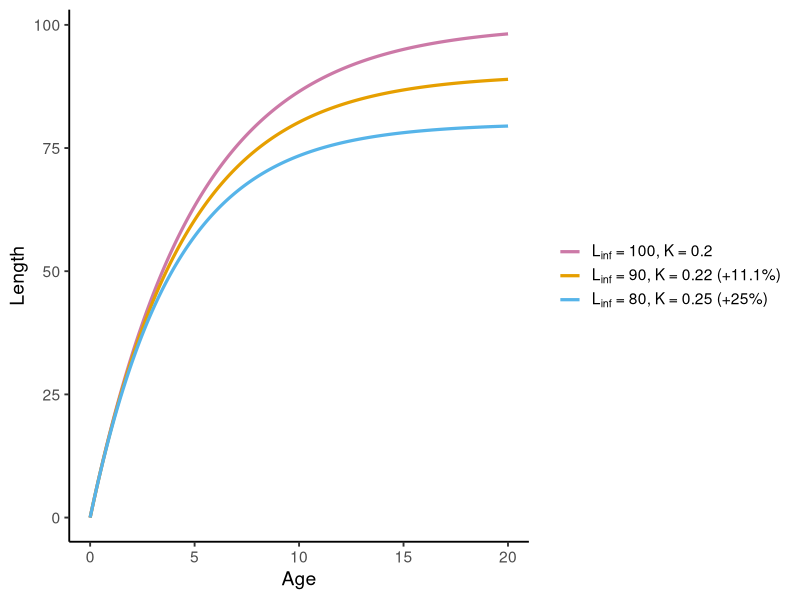

Write the R code that produced this figure.
## ---- chunk 1
knitr::opts_chunk$set(echo = TRUE, message = FALSE, warning = FALSE)
## ---- chunk 2
library(tidyverse)
library(here)
## ---- chunk 3

# Define base parameters
Linf <- 100    # asymptotic length
K <- 0.2       # growth coefficient
t0 <- 0        # theoretical age at length 0

# Ages to calculate
ages <- seq(0, 20, 0.001)

# VBGF function
vb <- function(age, Linf, K, t0) {
  Linf * (1 - exp(-K * (age - t0)))
}

# Initial growth rate (dL/dt at age 0)
growth_rate0 <- K * Linf * exp(K * t0)

# Define scenarios with adjusted Linf and K
scenarios <- data.frame(
  Linf = c(Linf, 0.9*Linf, 0.8*Linf)
) %>%
  mutate(
    K = growth_rate0 / (Linf * exp(K * t0)),   # adjust K
    perc_change = (K / 0.2 - 1) * 100,         # % change from baseline
    label = paste0("Linf = ", Linf,
                   ", K = ", round(K,3),
                   " (", round(perc_change,1), "%)")
  )

# Generate growth curves
curves <- scenarios %>%
  rowwise() %>%
  mutate(data = list(
    data.frame(
      Age = ages,
      Length = vb(ages, Linf, K, t0),
      Curve = label
    )
  )) %>%
  pull(data) %>%
  bind_rows()%>% 
  mutate(legend = case_when(Curve == "Linf = 100, K = 0.2 (0%)" ~ "100", 
                            Curve == "Linf = 90, K = 0.222 (11.1%)" ~ "90",
                            Curve == "Linf = 80, K = 0.25 (25%)" ~ "80"))
  
curves$legend <- factor(curves$legend, levels = c("100", "90", "80"), ordered = T)
  
cbPalette <- c("#CC79A7", "#E69F00", "#56B4E9", "#009E73", "#F0E442", "#0072B2", "#D55E00","#000000" )


plot <- ggplot(curves, aes(x = Age, y = Length, colour = legend)) +
  geom_line(size=1.1) +
  theme_classic(base_size = 14) +
  labs(x="Age", y="Length") +
  scale_color_manual(
    values = cbPalette,
    labels = c(
      "100" = expression("L"[inf]*" = 100, K = 0.2"), 
      "90"  = expression("L"[inf]*" = 90, K = 0.22 (+11.1%)"),
      "80"  = expression("L"[inf]*" = 80, K = 0.25 (+25%)")
    )
  ) +
  theme(legend.title = element_blank())

project_dir <- here::here()
plot_path <- file.path(project_dir, "03_graphics", "absolute_growth_Vs_K.png")

ggsave(plot_path, 
       plot,
       width = 17, height = 8, units = "cm", 
       dpi = 300)
